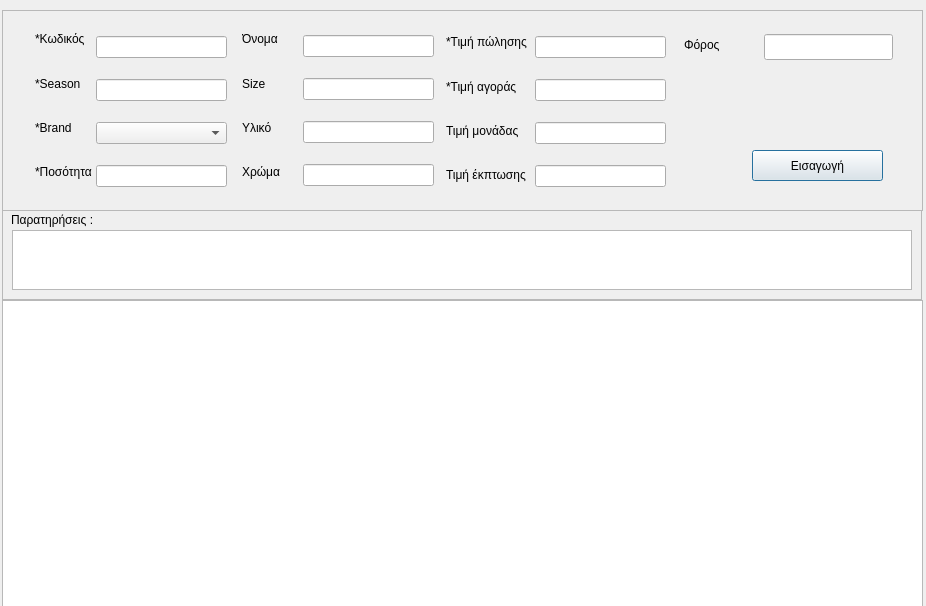
<?xml version="1.0" encoding="UTF-8"?>
<ui version="4.0">
 <class>Dialog</class>
 <widget class="QDialog" name="Dialog">
  <property name="geometry">
   <rect>
    <x>0</x>
    <y>0</y>
    <width>926</width>
    <height>606</height>
   </rect>
  </property>
  <property name="windowTitle">
   <string>Dialog</string>
  </property>
  <widget class="QTableView" name="del_tableView">
   <property name="geometry">
    <rect>
     <x>2</x>
     <y>300</y>
     <width>921</width>
     <height>311</height>
    </rect>
   </property>
   <property name="sizePolicy">
    <sizepolicy hsizetype="Fixed" vsizetype="Fixed">
     <horstretch>0</horstretch>
     <verstretch>0</verstretch>
    </sizepolicy>
   </property>
  </widget>
  <widget class="QFrame" name="frame_2">
   <property name="geometry">
    <rect>
     <x>2</x>
     <y>210</y>
     <width>920</width>
     <height>90</height>
    </rect>
   </property>
   <property name="sizePolicy">
    <sizepolicy hsizetype="Fixed" vsizetype="Fixed">
     <horstretch>0</horstretch>
     <verstretch>0</verstretch>
    </sizepolicy>
   </property>
   <property name="frameShape">
    <enum>QFrame::Shape::StyledPanel</enum>
   </property>
   <property name="frameShadow">
    <enum>QFrame::Shadow::Raised</enum>
   </property>
   <widget class="QLabel" name="label_13">
    <property name="geometry">
     <rect>
      <x>9</x>
      <y>2</y>
      <width>121</width>
      <height>16</height>
     </rect>
    </property>
    <property name="text">
     <string>Παρατηρήσεις :</string>
    </property>
   </widget>
   <widget class="QPlainTextEdit" name="del_description_plainTextEdit">
    <property name="geometry">
     <rect>
      <x>10</x>
      <y>20</y>
      <width>900</width>
      <height>60</height>
     </rect>
    </property>
   </widget>
  </widget>
  <widget class="QFrame" name="frame">
   <property name="geometry">
    <rect>
     <x>2</x>
     <y>10</y>
     <width>921</width>
     <height>201</height>
    </rect>
   </property>
   <property name="sizePolicy">
    <sizepolicy hsizetype="Fixed" vsizetype="Fixed">
     <horstretch>0</horstretch>
     <verstretch>0</verstretch>
    </sizepolicy>
   </property>
   <property name="styleSheet">
    <string notr="true"/>
   </property>
   <property name="frameShape">
    <enum>QFrame::Shape::StyledPanel</enum>
   </property>
   <property name="frameShadow">
    <enum>QFrame::Shadow::Raised</enum>
   </property>
   <widget class="QWidget" name="layoutWidget">
    <property name="geometry">
     <rect>
      <x>240</x>
      <y>10</y>
      <width>61</width>
      <height>171</height>
     </rect>
    </property>
    <layout class="QVBoxLayout" name="verticalLayout_2">
     <item>
      <widget class="QLabel" name="label_5">
       <property name="text">
        <string>Όνομα</string>
       </property>
      </widget>
     </item>
     <item>
      <widget class="QLabel" name="label_11">
       <property name="text">
        <string>Size</string>
       </property>
      </widget>
     </item>
     <item>
      <widget class="QLabel" name="label_12">
       <property name="text">
        <string>Υλικό</string>
       </property>
      </widget>
     </item>
     <item>
      <widget class="QLabel" name="label_2">
       <property name="text">
        <string>Χρώμα</string>
       </property>
      </widget>
     </item>
    </layout>
   </widget>
   <widget class="QWidget" name="layoutWidget_3">
    <property name="geometry">
     <rect>
      <x>444</x>
      <y>13</y>
      <width>89</width>
      <height>171</height>
     </rect>
    </property>
    <layout class="QVBoxLayout" name="verticalLayout_3">
     <item>
      <widget class="QLabel" name="label_3">
       <property name="text">
        <string>*Τιμή πώλησης</string>
       </property>
      </widget>
     </item>
     <item>
      <widget class="QLabel" name="label_6">
       <property name="text">
        <string>*Τιμή αγοράς</string>
       </property>
      </widget>
     </item>
     <item>
      <widget class="QLabel" name="label_7">
       <property name="text">
        <string>Τιμή μονάδας</string>
       </property>
      </widget>
     </item>
     <item>
      <widget class="QLabel" name="label_8">
       <property name="text">
        <string>Τιμή έκπτωσης</string>
       </property>
      </widget>
     </item>
    </layout>
   </widget>
   <widget class="QWidget" name="layoutWidget_4">
    <property name="geometry">
     <rect>
      <x>33</x>
      <y>10</y>
      <width>63</width>
      <height>171</height>
     </rect>
    </property>
    <layout class="QVBoxLayout" name="verticalLayout">
     <item>
      <widget class="QLabel" name="label_4">
       <property name="text">
        <string>*Κωδικός</string>
       </property>
      </widget>
     </item>
     <item>
      <widget class="QLabel" name="label_10">
       <property name="text">
        <string>*Season</string>
       </property>
      </widget>
     </item>
     <item>
      <widget class="QLabel" name="label">
       <property name="text">
        <string>*Brand</string>
       </property>
      </widget>
     </item>
     <item>
      <widget class="QLabel" name="label_9">
       <property name="text">
        <string>*Ποσότητα</string>
       </property>
      </widget>
     </item>
    </layout>
   </widget>
   <widget class="QWidget" name="layoutWidget_5">
    <property name="geometry">
     <rect>
      <x>94</x>
      <y>11</y>
      <width>131</width>
      <height>181</height>
     </rect>
    </property>
    <layout class="QVBoxLayout" name="verticalLayout_6">
     <item>
      <widget class="QLineEdit" name="del_productcode_lineEdit"/>
     </item>
     <item>
      <widget class="QLineEdit" name="del_season_lineEdit"/>
     </item>
     <item>
      <widget class="QComboBox" name="del_brand_comboBox">
       <item>
        <property name="text">
         <string/>
        </property>
       </item>
       <item>
        <property name="text">
         <string>Canguro</string>
        </property>
       </item>
       <item>
        <property name="text">
         <string>Flivver</string>
        </property>
       </item>
       <item>
        <property name="text">
         <string>Marina Militare</string>
        </property>
       </item>
      </widget>
     </item>
     <item>
      <widget class="QLineEdit" name="del_quantity_lineEdit"/>
     </item>
    </layout>
   </widget>
   <widget class="QWidget" name="layoutWidget_6">
    <property name="geometry">
     <rect>
      <x>533</x>
      <y>11</y>
      <width>131</width>
      <height>181</height>
     </rect>
    </property>
    <layout class="QVBoxLayout" name="verticalLayout_7">
     <item>
      <widget class="QLineEdit" name="del_sale_price_lineEdit"/>
     </item>
     <item>
      <widget class="QLineEdit" name="del_buying_price_lineEdit"/>
     </item>
     <item>
      <widget class="QLineEdit" name="del_price_per_unit_lineEdit"/>
     </item>
     <item>
      <widget class="QLineEdit" name="del_discount_price_lineEdit"/>
     </item>
    </layout>
   </widget>
   <widget class="QLineEdit" name="del_tax_percentage_lineEdit">
    <property name="geometry">
     <rect>
      <x>762</x>
      <y>24</y>
      <width>129</width>
      <height>26</height>
     </rect>
    </property>
    <property name="text">
     <string/>
    </property>
   </widget>
   <widget class="QWidget" name="layoutWidget_7">
    <property name="geometry">
     <rect>
      <x>301</x>
      <y>10</y>
      <width>131</width>
      <height>181</height>
     </rect>
    </property>
    <layout class="QVBoxLayout" name="verticalLayout_5">
     <item>
      <widget class="QLineEdit" name="del_pname_lineEdit"/>
     </item>
     <item>
      <widget class="QLineEdit" name="del_size_lineEdit"/>
     </item>
     <item>
      <widget class="QLineEdit" name="del_material_lineEdit"/>
     </item>
     <item>
      <widget class="QLineEdit" name="del_color_lineEdit"/>
     </item>
    </layout>
   </widget>
   <widget class="QPushButton" name="del_add_pushButton">
    <property name="geometry">
     <rect>
      <x>750</x>
      <y>140</y>
      <width>131</width>
      <height>31</height>
     </rect>
    </property>
    <property name="text">
     <string>Εισαγωγή</string>
    </property>
   </widget>
   <widget class="QLabel" name="label_14">
    <property name="geometry">
     <rect>
      <x>682</x>
      <y>25</y>
      <width>36</width>
      <height>20</height>
     </rect>
    </property>
    <property name="styleSheet">
     <string notr="true"/>
    </property>
    <property name="text">
     <string>Φόρος</string>
    </property>
   </widget>
  </widget>
 </widget>
 <resources/>
 <connections/>
</ui>
